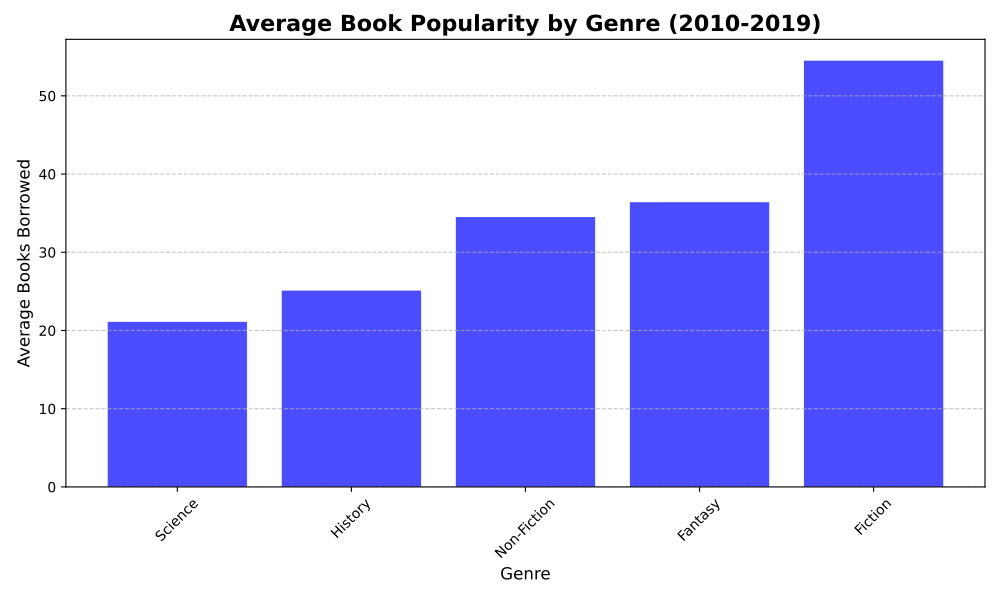

The script that drew this image:
import matplotlib.pyplot as plt
import numpy as np

# Defining genres and average popularity over the decade
genres = ['Fiction', 'Non-Fiction', 'Science', 'History', 'Fantasy']
avg_popularity = [
    np.mean([30, 35, 40, 45, 50, 55, 65, 70, 75, 80]),        # Fiction
    np.mean([20, 25, 22, 30, 35, 38, 40, 42, 45, 48]),        # Non-Fiction
    np.mean([10, 12, 15, 17, 20, 22, 25, 28, 30, 32]),        # Science
    np.mean([15, 18, 20, 22, 25, 26, 28, 30, 32, 35]),        # History
    np.mean([25, 28, 29, 32, 35, 38, 40, 42, 45, 50])         # Fantasy
]

# Sorting genres by their average popularity
genres_sorted_indices = np.argsort(avg_popularity)
genres_sorted = [genres[i] for i in genres_sorted_indices]
avg_popularity_sorted = [avg_popularity[i] for i in genres_sorted_indices]

# Bar chart for genres sorted by average popularity
plt.figure(figsize=(10, 6))
plt.bar(genres_sorted, avg_popularity_sorted, color='b', alpha=0.7)
plt.title('Average Book Popularity by Genre (2010-2019)', fontsize=16, fontweight='bold')
plt.xlabel('Genre', fontsize=12)
plt.ylabel('Average Books Borrowed', fontsize=12)
plt.xticks(rotation=45)
plt.grid(axis='y', linestyle='--', alpha=0.7)

# Display the chart
plt.tight_layout()
plt.show()
